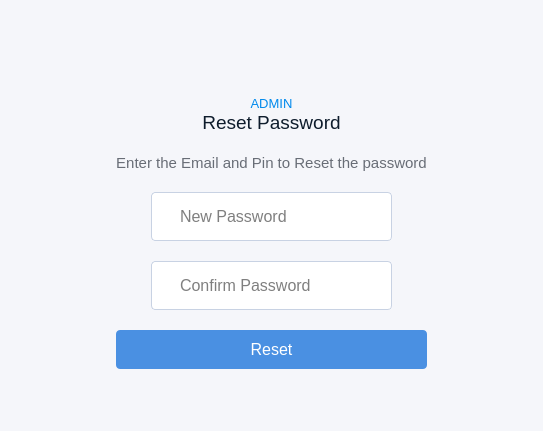
<?xml version="1.0" encoding="UTF-8"?>
<ui version="4.0">
 <class>Reset_Password_Dialog</class>
 <widget class="QDialog" name="Reset_Password_Dialog">
  <property name="geometry">
   <rect>
    <x>0</x>
    <y>0</y>
    <width>543</width>
    <height>431</height>
   </rect>
  </property>
  <property name="windowTitle">
   <string>IMS : Reset Password ?</string>
  </property>
  <property name="styleSheet">
   <string notr="true">background-color: #F5F6FA;</string>
  </property>
  <layout class="QHBoxLayout" name="horizontalLayout">
   <item>
    <layout class="QHBoxLayout" name="horizontalLayout_2">
     <item alignment="Qt::AlignmentFlag::AlignHCenter|Qt::AlignmentFlag::AlignVCenter">
      <widget class="QFrame" name="frame">
       <property name="sizePolicy">
        <sizepolicy hsizetype="Expanding" vsizetype="Expanding">
         <horstretch>0</horstretch>
         <verstretch>0</verstretch>
        </sizepolicy>
       </property>
       <property name="styleSheet">
        <string notr="true">background-color: #F5F6FA;
border-radius: 10px;</string>
       </property>
       <property name="frameShape">
        <enum>QFrame::Shape::StyledPanel</enum>
       </property>
       <property name="frameShadow">
        <enum>QFrame::Shadow::Raised</enum>
       </property>
       <layout class="QHBoxLayout" name="horizontalLayout_3">
        <item>
         <layout class="QVBoxLayout" name="verticalLayout">
          <property name="spacing">
           <number>20</number>
          </property>
          <item>
           <layout class="QHBoxLayout" name="horizontalLayout_4">
            <item>
             <widget class="QLabel" name="label">
              <property name="sizePolicy">
               <sizepolicy hsizetype="Fixed" vsizetype="Fixed">
                <horstretch>0</horstretch>
                <verstretch>0</verstretch>
               </sizepolicy>
              </property>
              <property name="text">
               <string/>
              </property>
              <property name="pixmap">
               <pixmap resource="resources.qrc">:/resources/icons/alert.svg</pixmap>
              </property>
              <property name="alignment">
               <set>Qt::AlignmentFlag::AlignCenter</set>
              </property>
             </widget>
            </item>
           </layout>
          </item>
          <item>
           <layout class="QVBoxLayout" name="verticalLayout_2">
            <property name="spacing">
             <number>0</number>
            </property>
            <item>
             <widget class="QLabel" name="status_label">
              <property name="font">
               <font>
                <pointsize>10</pointsize>
               </font>
              </property>
              <property name="styleSheet">
               <string notr="true">color: rgb(0, 137, 236);</string>
              </property>
              <property name="text">
               <string>ADMIN</string>
              </property>
              <property name="alignment">
               <set>Qt::AlignmentFlag::AlignCenter</set>
              </property>
             </widget>
            </item>
            <item>
             <layout class="QHBoxLayout" name="horizontalLayout_5">
              <property name="spacing">
               <number>0</number>
              </property>
              <item>
               <widget class="QLabel" name="label_2">
                <property name="sizePolicy">
                 <sizepolicy hsizetype="Fixed" vsizetype="Fixed">
                  <horstretch>0</horstretch>
                  <verstretch>0</verstretch>
                 </sizepolicy>
                </property>
                <property name="font">
                 <font>
                  <pointsize>14</pointsize>
                  <bold>false</bold>
                 </font>
                </property>
                <property name="styleSheet">
                 <string notr="true">color: rgb(14, 28, 44);</string>
                </property>
                <property name="text">
                 <string>Reset Password</string>
                </property>
                <property name="alignment">
                 <set>Qt::AlignmentFlag::AlignCenter</set>
                </property>
               </widget>
              </item>
             </layout>
            </item>
           </layout>
          </item>
          <item>
           <widget class="QLabel" name="label_3">
            <property name="font">
             <font>
              <pointsize>11</pointsize>
             </font>
            </property>
            <property name="styleSheet">
             <string notr="true">color: rgb(104, 109, 118);</string>
            </property>
            <property name="text">
             <string>Enter the Email and Pin to Reset the password</string>
            </property>
            <property name="alignment">
             <set>Qt::AlignmentFlag::AlignCenter</set>
            </property>
           </widget>
          </item>
          <item>
           <layout class="QHBoxLayout" name="horizontalLayout_7">
            <item>
             <widget class="QFrame" name="horizontalFrame_6">
              <property name="sizePolicy">
               <sizepolicy hsizetype="Fixed" vsizetype="Fixed">
                <horstretch>0</horstretch>
                <verstretch>0</verstretch>
               </sizepolicy>
              </property>
              <property name="styleSheet">
               <string notr="true">border : 1px solid rgb(200, 210, 227);
border-radius: 4px;
padding: 4px;
background-color: rgb(255, 255, 255);</string>
              </property>
              <layout class="QHBoxLayout" name="horizontalLayout_8">
               <item>
                <widget class="QLabel" name="label_4">
                 <property name="sizePolicy">
                  <sizepolicy hsizetype="Fixed" vsizetype="Fixed">
                   <horstretch>0</horstretch>
                   <verstretch>0</verstretch>
                  </sizepolicy>
                 </property>
                 <property name="styleSheet">
                  <string notr="true">border: none;
padding: 0;</string>
                 </property>
                 <property name="text">
                  <string/>
                 </property>
                 <property name="pixmap">
                  <pixmap resource="resources.qrc">:/resources/icons/password.svg</pixmap>
                 </property>
                </widget>
               </item>
               <item>
                <widget class="QLineEdit" name="New_Password_lineEdit">
                 <property name="sizePolicy">
                  <sizepolicy hsizetype="Maximum" vsizetype="Fixed">
                   <horstretch>0</horstretch>
                   <verstretch>0</verstretch>
                  </sizepolicy>
                 </property>
                 <property name="minimumSize">
                  <size>
                   <width>200</width>
                   <height>0</height>
                  </size>
                 </property>
                 <property name="font">
                  <font>
                   <pointsize>12</pointsize>
                  </font>
                 </property>
                 <property name="styleSheet">
                  <string notr="true">border: none;
padding: 0;</string>
                 </property>
                 <property name="echoMode">
                  <enum>QLineEdit::EchoMode::Password</enum>
                 </property>
                 <property name="placeholderText">
                  <string>New Password</string>
                 </property>
                </widget>
               </item>
              </layout>
             </widget>
            </item>
           </layout>
          </item>
          <item>
           <layout class="QHBoxLayout" name="horizontalLayout_6">
            <item>
             <widget class="QFrame" name="horizontalFrame_7">
              <property name="sizePolicy">
               <sizepolicy hsizetype="Fixed" vsizetype="Fixed">
                <horstretch>0</horstretch>
                <verstretch>0</verstretch>
               </sizepolicy>
              </property>
              <property name="styleSheet">
               <string notr="true">border : 1px solid rgb(200, 210, 227);
border-radius: 4px;
padding: 4px;
background-color: rgb(255, 255, 255);</string>
              </property>
              <layout class="QHBoxLayout" name="horizontalLayout_9">
               <item>
                <widget class="QLabel" name="label_5">
                 <property name="sizePolicy">
                  <sizepolicy hsizetype="Fixed" vsizetype="Fixed">
                   <horstretch>0</horstretch>
                   <verstretch>0</verstretch>
                  </sizepolicy>
                 </property>
                 <property name="styleSheet">
                  <string notr="true">border: none;
padding: 0;</string>
                 </property>
                 <property name="text">
                  <string/>
                 </property>
                 <property name="pixmap">
                  <pixmap resource="resources.qrc">:/resources/icons/password.svg</pixmap>
                 </property>
                </widget>
               </item>
               <item>
                <widget class="QLineEdit" name="Confirm_Password_lineEdit">
                 <property name="sizePolicy">
                  <sizepolicy hsizetype="Maximum" vsizetype="Fixed">
                   <horstretch>0</horstretch>
                   <verstretch>0</verstretch>
                  </sizepolicy>
                 </property>
                 <property name="minimumSize">
                  <size>
                   <width>200</width>
                   <height>0</height>
                  </size>
                 </property>
                 <property name="font">
                  <font>
                   <pointsize>12</pointsize>
                  </font>
                 </property>
                 <property name="styleSheet">
                  <string notr="true">border: none;
padding: 0;</string>
                 </property>
                 <property name="echoMode">
                  <enum>QLineEdit::EchoMode::Password</enum>
                 </property>
                 <property name="placeholderText">
                  <string>Confirm Password</string>
                 </property>
                </widget>
               </item>
              </layout>
             </widget>
            </item>
           </layout>
          </item>
          <item>
           <layout class="QHBoxLayout" name="horizontalLayout_10">
            <item>
             <widget class="QPushButton" name="reset_btn">
              <property name="sizePolicy">
               <sizepolicy hsizetype="Preferred" vsizetype="Fixed">
                <horstretch>0</horstretch>
                <verstretch>0</verstretch>
               </sizepolicy>
              </property>
              <property name="font">
               <font>
                <pointsize>12</pointsize>
               </font>
              </property>
              <property name="styleSheet">
               <string notr="true">QPushButton{
background-color: rgb(74, 144, 226);
color:white;
padding:10px;
border-radius:4px;
}
QPushButton:hover{
background-color:rgb(14, 28, 44) ;
}</string>
              </property>
              <property name="text">
               <string>Reset</string>
              </property>
             </widget>
            </item>
           </layout>
          </item>
         </layout>
        </item>
       </layout>
      </widget>
     </item>
    </layout>
   </item>
  </layout>
 </widget>
 <resources>
  <include location="resources.qrc"/>
 </resources>
 <connections/>
</ui>
